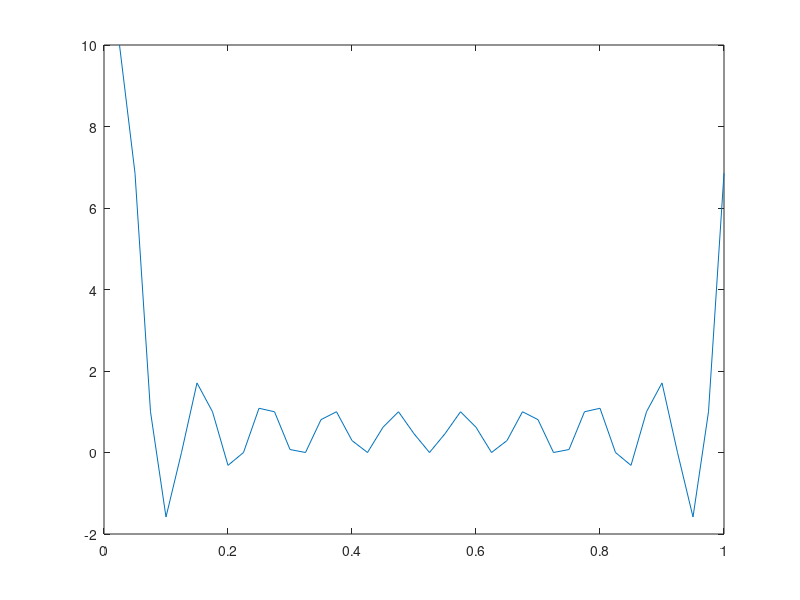

MATLAB code to generate this figure:
N = 10;
K = 40; % increase this value to see more details of the spectra

f0 = ones(1,N);
f = [f0 zeros(1,K-N)];

y = fft(f);

plot((1:K) / K, y)